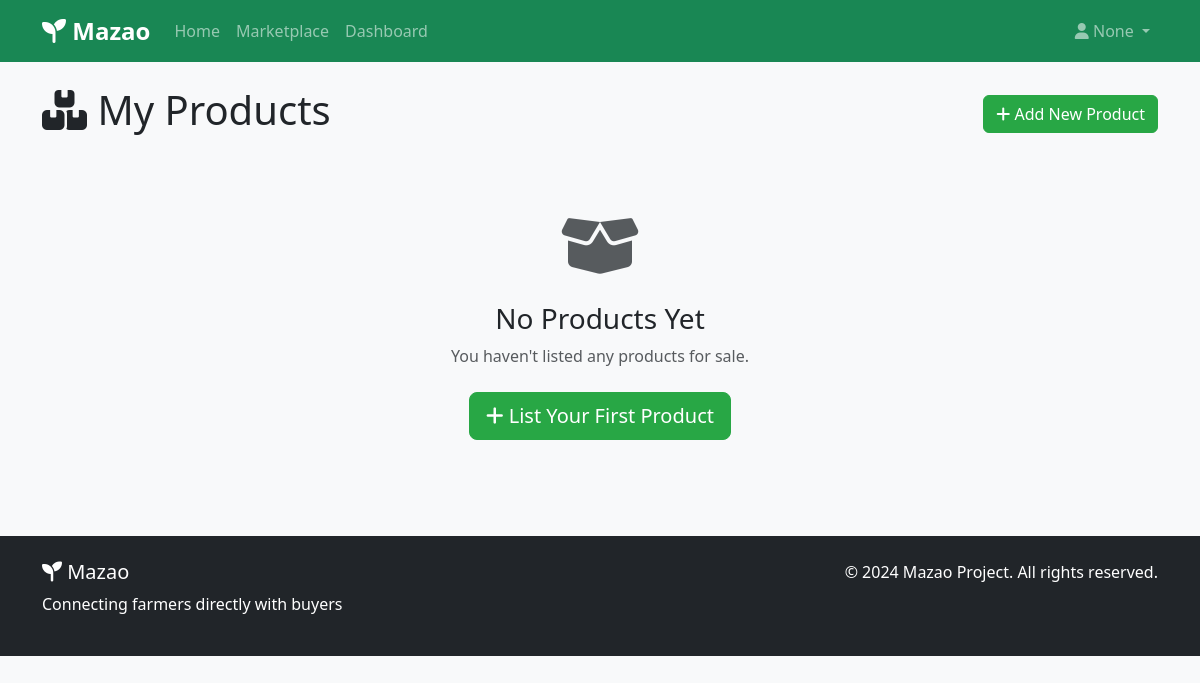
Page /products/my-products/ (signed in) on the earlier database version.
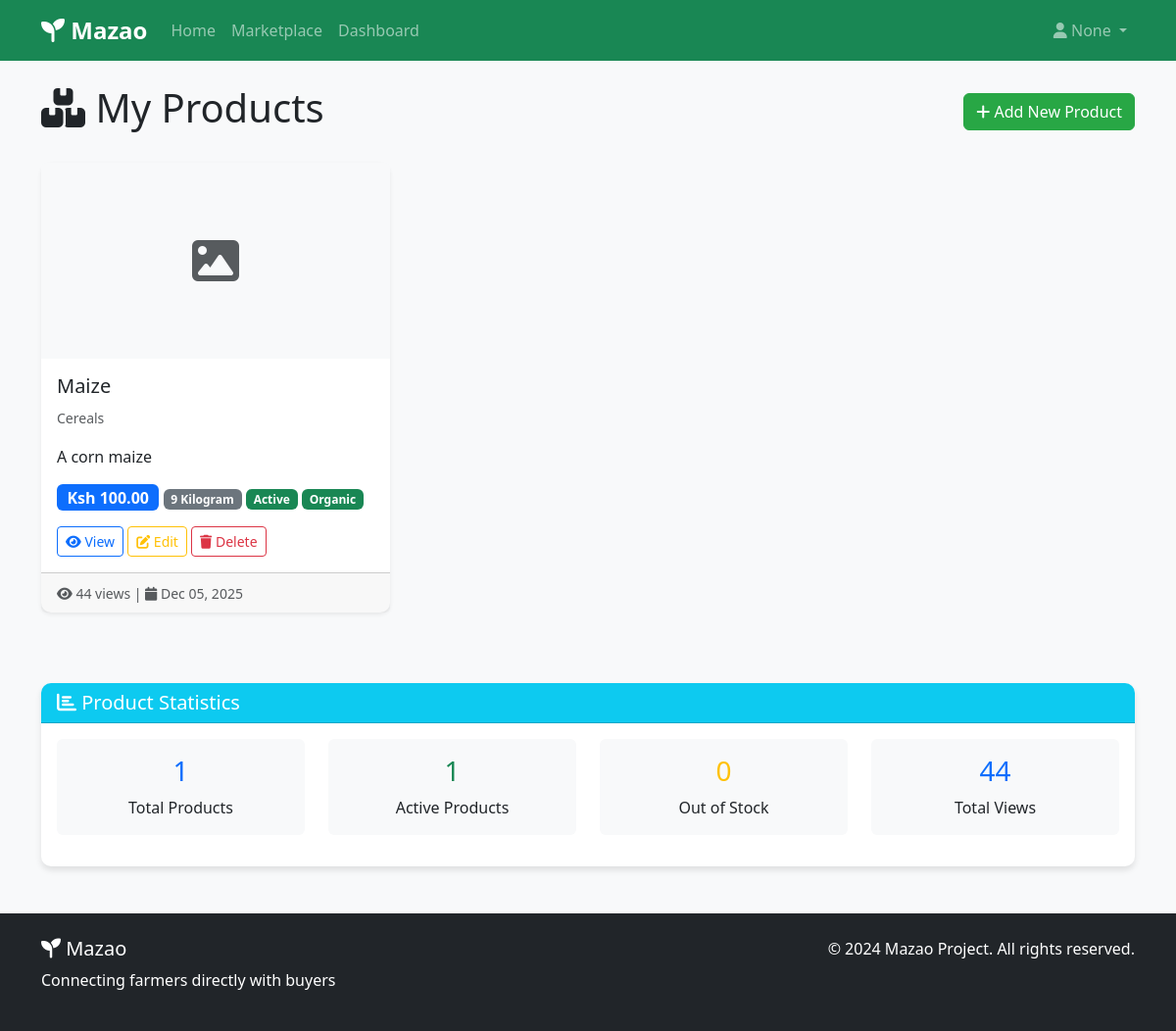
Same page on the later database version.
### products/models.py (models this page shows, shortened)
class Product(models.Model):
    class ProductStatus(models.TextChoices):
        ACTIVE = 'active', 'Active'
        OUT_OF_STOCK = 'out_of_stock', 'Out of Stock'
        DISCONTINUED = 'discontinued', 'Discontinued'
    class UnitChoices(models.TextChoices):
        KG = 'kg', 'Kilogram'
        G = 'g', 'Gram'
        L = 'l', 'Liter'
        ML = 'ml', 'Milliliter'
        PIECE = 'piece', 'Piece'
        BUNCH = 'bunch', 'Bunch'
        DOZEN = 'dozen', 'Dozen'
    COUNTY_CHOICES = [
        ('', 'Select County'),
        ('nairobi', 'Nairobi'),
        ('mombasa', 'Mombasa'),
        ('kisumu', 'Kisumu'),
        ('nakuru', 'Nakuru'),
        ('eldoret', 'Eldoret'),
        ('thika', 'Thika'),
        ('kakamega', 'Kakamega'),
        ('kisii', 'Kisii'),
        ('nyeri', 'Nyeri'),
        ('meru', 'Meru'),
        ('machakos', 'Machakos'),
        ('kitui', 'Kitui'),
        ('embu', 'Embu'),
        ('kirinyaga', 'Kirinyaga'),
        ('muranga', 'Muranga'),
        ('kiambu', 'Kiambu'),
        ('bungoma', 'Bungoma'),
        ('busia', 'Busia'),
        ('homa_bay', 'Homa Bay'),
        ('migori', 'Migori'),
        ('siaya', 'Siaya'),
        ('vihiga', 'Vihiga'),
        ('baringo', 'Baringo'),
        ('bomet', 'Bomet'),
        ('elgeyo_marakwet', 'Elgeyo-Marakwet'),
        ('garissa', 'Garissa'),
        ('kilifi', 'Kilifi'),
        ('kwale', 'Kwale'),
        ('lamu', 'Lamu'),
        ('mandera', 'Mandera'),
        ('marsabit', 'Marsabit'),
        ('narok', 'Narok'),
        ('nyamira', 'Nyamira'),
        ('nyandarua', 'Nyandarua'),
        ('nandi', 'Nandi'),
        ('samburu', 'Samburu'),
        ('taita_taveta', 'Taita-Taveta'),
        ('tana_river', 'Tana River'),
        ('trans_nzoia', 'Trans Nzoia'),
        ('turkana', 'Turkana'),
        ('uasin_gishu', 'Uasin Gishu'),
        ('wajir', 'Wajir'),
        ('west_pokot', 'West Pokot'),
    ]
    name = models.CharField(max_length=200)
    slug = models.SlugField(unique=True)
    description = models.TextField()
    price = models.DecimalField(max_digits=10, decimal_places=2)
    quantity = models.PositiveIntegerField(default=1)
    unit = models.CharField(max_length=20, choices=UnitChoices.choices)
    min_order_quantity = models.PositiveIntegerField(default=1)
    category = models.ForeignKey(Category, on_delete=models.SET_NULL, null=True, related_name='products')
    seller = models.ForeignKey(User, on_delete=models.CASCADE, related_name='products')
    location = models.CharField(max_length=255, blank=True)
    county = models.CharField(
        max_length=50,
        choices=COUNTY_CHOICES,
        blank=True,
        null=True
    )
    image = models.ImageField(upload_to='products/', blank=True, null=True)
    is_organic = models.BooleanField(default=False)
    is_fresh = models.BooleanField(default=True)
    featured = models.BooleanField(default=False)
    available_from = models.DateField(null=True, blank=True)
    available_until = models.DateField(null=True, blank=True)
    status = models.CharField(
        max_length=20,
        choices=ProductStatus.choices,
        default=ProductStatus.ACTIVE
    )
    views = models.PositiveIntegerField(default=0)
    created_at = models.DateTimeField(auto_now_add=True)
    updated_at = models.DateTimeField(auto_now=True)
    class Meta:
        ordering = ['-created_at']

class Category(models.Model):
    name = models.CharField(max_length=100)
    slug = models.SlugField(unique=True)
    description = models.TextField(blank=True)
    icon = models.CharField(max_length=50, blank=True)
    class Meta:
        verbose_name_plural = "Categories"
        ordering = ['name']

### products/views.py (the view)
# urls.py: path('my-products/', views.my_products, name='my_products'),
@login_required
def my_products(request):
    products = Product.objects.filter(seller=request.user)
    products_active_count = products.filter(status=Product.ProductStatus.ACTIVE).count()
    products_out_of_stock_count = products.filter(status=Product.ProductStatus.OUT_OF_STOCK).count()
    total_views = products.aggregate(total_views=models.Sum('views'))['total_views'] or 0
    context = {
        'products': products,
        'products_active_count': products_active_count,
        'products_out_of_stock_count': products_out_of_stock_count,
        'total_views': total_views,
        'title': 'My Products'
    }
    return render(request, 'products/my_products.html', context)

### products/templates/products/my_products.html (shortened to what the changed rows need)
{% extends 'base.html' %}
{% block content %}
<div class="container mt-4">
    <div class="d-flex justify-content-between align-items-center mb-4">
        <h1><i class="fas fa-boxes"></i> My Products</h1>
    </div>
    {% if products %}
        <div class="row">
            {% for product in products %}
            <div class="col-md-6 col-lg-4 mb-4">
                <div class="card h-100 shadow-sm">
                    {% if product.image %}
                    <img src="{{ product.image.url }}" class="card-img-top" alt="{{ product.name }}" style="height: 200px; object-fit: cover;">
                    {% else %}
                    <div class="card-img-top bg-light d-flex align-items-center justify-content-center" style="height: 200px;">
                        <i class="fas fa-image fa-3x text-muted"></i>
                    </div>
                    {% endif %}
                    <div class="card-body">
                        <h5 class="card-title">{{ product.name }}</h5>
                        <p class="card-text text-muted">
                            <small>{{ product.category.name|default:"Uncategorized" }}</small>
                        </p>
                        <p class="card-text">{{ product.description|truncatewords:15 }}</p>
                        <div class="mb-3">
                            <span class="badge bg-primary fs-6">Ksh {{ product.price|floatformat:2 }}</span>
                            <span class="badge bg-secondary">{{ product.quantity }} {{ product.get_unit_display }}</span>
                            {% if product.status == 'active' %}
                            <span class="badge bg-success">Active</span>
                            {% elif product.status == 'out_of_stock' %}
                            <span class="badge bg-warning">Out of Stock</span>
                            {% else %}
                            <span class="badge bg-danger">Discontinued</span>
                            {% endif %}
                            {% if product.is_organic %}
                            <span class="badge bg-success">Organic</span>
                            {% endif %}
                        </div>
                        <div class="mt-3">
                            <a href="{% url 'products:product_detail' product.slug %}" class="btn btn-outline-primary btn-sm">
                                <i class="fas fa-eye"></i> View
                            </a>
                            <a href="{% url 'products:edit_product' product.slug %}" class="btn btn-outline-warning btn-sm">
                                <i class="fas fa-edit"></i> Edit
                            </a>
                            <button type="button" class="btn btn-outline-danger btn-sm" data-bs-toggle="modal" data-bs-target="#deleteModal{{ product.id }}">
                                <i class="fas fa-trash"></i> Delete
                            </button>
                        </div>
                    </div>
                    <div class="card-footer text-muted">
                        <small>
                            <i class="fas fa-eye"></i> {{ product.views }} views |
                            <i class="fas fa-calendar"></i> {{ product.created_at|date:"M d, Y" }}
                        </small>
                    </div>
                </div>
            </div>
            {% endfor %}
        </div>
        <div class="row mt-5">
            <div class="col-12">
                <div class="card">
                    <div class="card-header bg-info text-white">
                        <h5 class="mb-0"><i class="fas fa-chart-bar"></i> Product Statistics</h5>
                    </div>
                    <div class="card-body">
                        <div class="row text-center">
                            <div class="col-md-3 mb-3">
                                <div class="stat-card p-3 bg-light rounded">
                                    <h3 class="text-primary">{{ products.count }}</h3>
                                    <p class="mb-0">Total Products</p>
                                </div>
                            </div>
                            <div class="col-md-3 mb-3">
                                <div class="stat-card p-3 bg-light rounded">
                                    <h3 class="text-success">{{ products_active_count }}</h3>
                                    <p class="mb-0">Active Products</p>
                                </div>
                            </div>
                            <div class="col-md-3 mb-3">
                                <div class="stat-card p-3 bg-light rounded">
                                    <h3 class="text-warning">{{ products_out_of_stock_count }}</h3>
                                    <p class="mb-0">Out of Stock</p>
                                </div>
                            </div>
                            <div class="col-md-3 mb-3">
                                <div class="stat-card p-3 bg-light rounded">
                                    <h3 class="text-primary">{{ total_views }}</h3>
                                    <p class="mb-0">Total Views</p>
                                </div>
                            </div>
                        </div>
                    </div>
                </div>
            </div>
        </div>
    {% else %}
        <div class="text-center py-5">
            <div class="mb-4">
                <i class="fas fa-box-open fa-4x text-muted"></i>
            </div>
            <h3>No Products Yet</h3>
            <p class="text-muted mb-4">You haven't listed any products for sale.</p>
            <a href="{% url 'products:add_product' %}" class="btn btn-success btn-lg">
                <i class="fas fa-plus"></i> List Your First Product
            </a>
        </div>
    {% endif %}
</div>
{% endblock %}

Differences in the rows shown:
added Product: name "Maize", category.name "Cereals", description "A corn maize", price "100.00", quantity "9", unit "Kilogram", status "Active", is_organic "Organic", views "44", created_at "Dec 05, 2025"
Other differences:
{{ products.count }}: (not shown) → "1"
{{ products_active_count }}: (not shown) → "1"
{{ products_out_of_stock_count }}: (not shown) → "0"
{{ total_views }}: (not shown) → "44"
text no longer shown: "No Products Yet You haven't listed any products for sale. List Your First Product"
text now shown: "Product Statistics Total Products Active Products Out of Stock Total Views"
